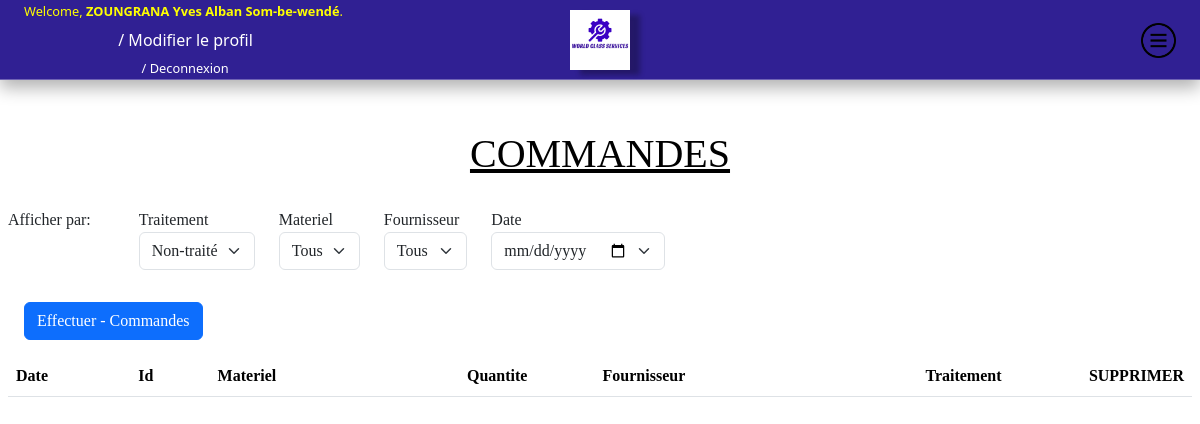
Before: /gestion_commande/ (signed in) with the older database file.
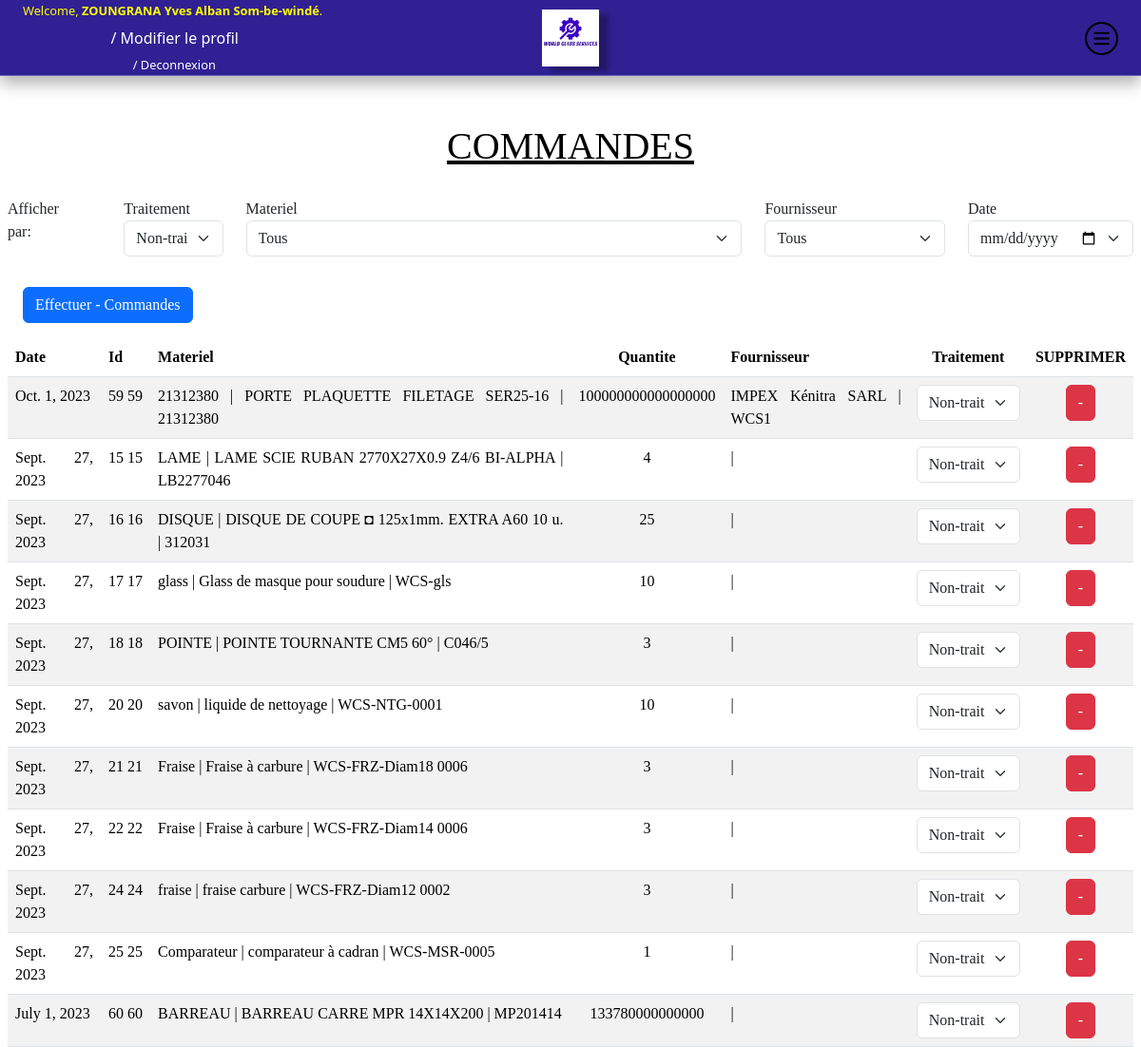
After: the same page with the newer database file.
### magasinwcs/models.py (models this page shows, shortened)
class Employe(models.Model):
    nom = models.CharField(max_length=30)
    prenom = models.CharField(max_length=70)
    fonction = models.ForeignKey(Fonction, on_delete=models.CASCADE)
    email = models.EmailField(null=True, blank=True, unique=True)
    password = models.CharField(max_length=20, default='AZERTY')
    def __str__(self):
        return self.nom + ' ' + self.prenom

class Commande(models.Model):
    date = models.DateField(null=True, blank=True)
    materiel = models.ForeignKey(Materiel, on_delete=models.CASCADE)
    quantite = models.IntegerField(default=0)
    fournisseur = models.ForeignKey(Fournisseur, models.SET_NULL, blank=True, null=True)
    traitement = models.CharField(max_length=1, choices=[("t", "traitré"), ("n", "non-traité")], default="n")

class Materiel(models.Model):
    id = models.CharField(max_length=30, primary_key=True)
    nom = models.CharField(max_length=40)
    description = models.CharField(max_length=200, blank=True)
    quantite = models.IntegerField(default=0)
    prix_unitaire = models.IntegerField(default=0)
    categorie = models.ForeignKey(Categorie, on_delete=models.CASCADE)

class Fournisseur(models.Model):
    reference = models.CharField(max_length=50, unique=True, blank=True, null=True)
    nom = models.CharField(max_length=60)
    contact = models.CharField(max_length=60)

### magasinwcs/views.py (the view)
# urls.py: path('gestion_commande/', views.gestion_commande, name="gestion_commande"),
def gestion_commande(request):
    if 'user' in request.session:
        commandes = Commande.objects.filter(traitement='n').order_by('-date')
        materiels = Materiel.objects.all().order_by('nom','description')
        fournisseurs = Fournisseur.objects.all()
        return render(request, 'magasinwcs/gestion_commande.html',
                      context={'commandes': commandes, 'materiels': materiels, 'fournisseurs': fournisseurs,
                               'user': Employe.objects.get(pk=request.session.get('user'))})
    else:
        return redirect('login')

### templates/magasinwcs/gestion_commande.html (shortened to what this page needs)
{% extends "magasinwcs/base.html"%}
{% block bodyid %}gestion_commande{% endblock %}
{% block content %}
      <h1 id="entete">COMMANDES</h1>
    <form class="d-flex flex-row justify-content-start mb-4" >
        <p class="">Afficher par:</p>
        <label class="form-label ms-5"  for="traitementchoix">Traitement &nbsp;
            <select id="traitementchoix" class="form-select" name="traitement" hx-post="{% url 'get-commande' %}"
                    hx-trigger="change" hx-swap="innerHTML" hx-target="#commandes">
                <option value="n" selected>Non-traité</option>
            </select>
        </label>
        <label class="form-label ms-4" for="materielchoix">Materiel &nbsp;
            <select id="materielchoix" class="form-select" name="materiel" hx-post="{% url 'get-commande' %}"
                    hx-trigger="change" hx-swap="innerHTML" hx-target="#commandes">
                <option value="g" selected>Tous</option>
            </select>
        </label>
        <label class="form-label ms-4" for="fournisseurchoix">Fournisseur &nbsp;
            <select id="fournisseurchoix" class="form-select" name="fournisseur" hx-post="{% url 'get-commande' %}"
                    hx-trigger="change" hx-swap="innerHTML" hx-target="#commandes">
                <option value="g" selected>Tous</option>
            </select>
        </label>
        <label class="form-label ms-4" for="datechoix">Date &nbsp;
            <input type='date' id="datechoix" class="form-select" name="date" hx-post="{% url 'get-commande' %}"
                    hx-trigger="change" hx-swap="innerHTML" hx-target="#commandes">
        </label>
    </form>
    <div class='mt-3 m-3'>
        <form action="{% url 'add-commande' %}" method="POST">
            <button class="btn btn-primary">Effectuer - Commandes</button>
        </form>
    </div>
    <div id="commandes">
        {% include 'magasinwcs/liste_commande.html' with commandes=commandes %}
    </div>
{% endblock %}

### templates/magasinwcs/base.html (shortened to what this page needs)
{% load i18n %} {% load static %}
<!DOCTYPE html>
<html lang="en" >
  <head>
    <link
      href="https://cdn.jsdelivr.net/npm/bootstrap@5.3.1/dist/css/bootstrap.min.css"
      rel="stylesheet"
    />
    <link href="/static/css/style.css" rel="stylesheet" />
  </head>
  <body id="{%block bodyid %}genericPage{%endblock %}" hx-boost="true" onload='stock_value()' >
    <header>
      <nav class="navbar">
        <div class="logo">
          <img width="80px" alt="logo" src="{% static '/img/logo.png' %}" />
        </div>
        <div class="utilisateur">
          <p>Welcome, <b>{{ user }}</b>.</p>
          <form action="{% url 'employe_update' %}" method="POST">
            <button id="profil_update" class="btn btn-link">
              &nbsp;/&nbsp;Modifier le profil
            </button>
          </form>
          <a href="{% url 'deconnexion' %}">&nbsp;/&nbsp;Deconnexion</a>
        </div>
        <img src="/static/img/menu.png" alt="menu" id="menu" />
      </nav>
    </header>
    <main>{% block content %}{% endblock %}</main>
  </body>
</html>

### templates/magasinwcs/liste_commande.html (shortened to what this page needs)
<table class="table table-striped table-hover ">
    <thead>
        <tr>
            <th scope="col">Date</th>
            <th scope="col">Id</th>
            <th scope="col">Materiel</th>
            <th scope="col" class='text-center' >Quantite</th>
            <th scope="col">Fournisseur</th>
            <th scope="col" class='text-center'>Traitement</th>
            <th scope="col" class='choix text-center'>SUPPRIMER</th>
        </tr>
    </thead>
    <tbody id="commande">
        {% for commande in commandes %}
                <tr>
                    <td>{{ commande.date }}</td>
                    <td>{{ commande.id}}&nbsp;{{ commande.id }}</td>
                    <td>{{ commande.materiel.nom }}  |  {{ commande.materiel.description }}  |  {{ commande.materiel.id }}</td>
                    <td class='text-center'>{{ commande.quantite }}</td>
                    <td>{{ commande.fournisseur.nom }}  |  {{ commande.fournisseur.reference }}</td>
                    <td class='text-center'>
                        <form >
                            <label>
                                <select class="form-select" name="traitement" hx-post="{% url 'traitement-change' %}" hx-trigger="change" hx-swap="none">
                                    <option value="n" {% if commande.traitement == 'n' %}selected{% endif %}>Non-traité</option>
                                </select>
                            </label>
                        </form>
                    </td>
                    <td class='text-center'>
                        <form action="{% url 'delete-commande' %}" method="POST">
                            <button hx-post="{% url 'delete-commande' %}" hx-target = "closest tr"
                                    hx-trigger = "click" hx-swap = "outerHtml" hx-push-url="false"
                                    hx-confirm="Supprimer l'élément?" class="btn btn-danger">-</button>
                        </form>
                    </td>
                 </tr>
        {% endfor %}
        </tbody>
</table>

Changed rows visible on the page:
changed Employe: nom+prenom "ZOUNGRANA Yves Alban Som-be-wendé" → "ZOUNGRANA Yves Alban Som-be-windé"
added Commande: date "Oct. 1, 2023", id "59", materiel.nom "21312380", materiel.description "PORTE PLAQUETTE FILETAGE SER25-16", materiel.id "21312380", quantite "100000000000000000", fournisseur.nom "IMPEX Kénitra SARL", fournisseur.reference "WCS1", traitement "Non-traité"
added Commande: date "Sept. 27, 2023", id "15", materiel.nom "LAME", materiel.description "LAME SCIE RUBAN 2770X27X0.9 Z4/6 BI-ALPHA", materiel.id "LB2277046", quantite "4", traitement "Non-traité"
added Commande: date "Sept. 27, 2023", id "16", materiel.nom "DISQUE", materiel.description "DISQUE DE COUPE ◘ 125x1mm. EXTRA A60 10 u.", materiel.id "312031", quantite "25", traitement "Non-traité"
added Commande: date "Sept. 27, 2023", id "17", materiel.nom "glass", materiel.description "Glass de masque pour soudure", materiel.id "WCS-gls", quantite "10", traitement "Non-traité"
added Commande: date "Sept. 27, 2023", id "18", materiel.nom "POINTE", materiel.description "POINTE TOURNANTE CM5 60°", materiel.id "C046/5", quantite "3", traitement "Non-traité"
added Commande: date "Sept. 27, 2023", id "20", materiel.nom "savon", materiel.description "liquide de nettoyage", materiel.id "WCS-NTG-0001", quantite "10", traitement "Non-traité"
added Commande: date "Sept. 27, 2023", id "21", materiel.nom "Fraise", materiel.description "Fraise à carbure", materiel.id "WCS-FRZ-Diam18 0006", quantite "3", traitement "Non-traité"
added Commande: date "Sept. 27, 2023", id "22", materiel.nom "Fraise", materiel.description "Fraise à carbure", materiel.id "WCS-FRZ-Diam14 0006", quantite "3", traitement "Non-traité"
added Commande: date "Sept. 27, 2023", id "24", materiel.nom "fraise", materiel.description "fraise carbure", materiel.id "WCS-FRZ-Diam12 0002", quantite "3", traitement "Non-traité"
added Commande: date "Sept. 27, 2023", id "25", materiel.nom "Comparateur", materiel.description "comparateur à cadran", materiel.id "WCS-MSR-0005", quantite "1", traitement "Non-traité"
added Commande: date "July 1, 2023", id "60", materiel.nom "BARREAU", materiel.description "BARREAU CARRE MPR 14X14X200", materiel.id "MP201414", quantite "133780000000000", traitement "Non-traité"
